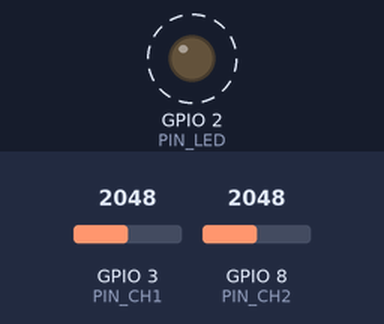
A sketch run on a simulated ESP32-S3. Shown: output pins drawn as LEDs (lit = HIGH). Dashed ring = blinking. The test bench sets the inputs (shaded band); at power-on: GPIO 3 (PIN_CH1) = 2048, GPIO 8 (PIN_CH2) = 2048 (analog values on the 0–4095 scale). WiFi joins after 1.5 s; servers stay silent unless stated; what the sketch prints to the serial monitor is not drawn.

Above: at 1.65 s.
Timing chart, 0 to 4.5 s (numbered marks = the images above):
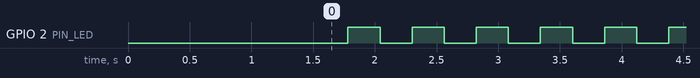

The sketch:

emg_stream_wifi.ino
```cpp
/*
 * emg_stream_wifi.ino — Continuous EMG streaming over WiFi/TCP (and optionally USB serial)
 *
 * Streams both EMG channels at exactly 2000 Hz as ASCII lines:  ch1,ch2\n
 * (raw 12-bit ADC counts 0-4095) — identical wire format to emg_stream.ino, so the
 * existing pyserial/readline() consumer works unchanged via wifi/tcp_receiver.py.
 *
 * Board: ESP32-S3-N16R8.  ESP32 = WiFi station + TCP SERVER on port 5005; the Pi
 * (or PC) connects as a TCP client. Pins GPIO3/GPIO8 are ADC1 -> safe with WiFi on.
 * Prints its DHCP IP over USB Serial on boot and advertises mDNS "esp32.local".
 */

#include <WiFi.h>
#include <ESPmDNS.h>

// ── EDIT THESE ────────────────────────────────────────────────────────────────
#define WIFI_SSID     "your_ssid"     // 2.4 GHz hotspot name
#define WIFI_PASSWORD "your_password" // hotspot password
// NOTE: ESP32-S3 is 2.4 GHz only. Use a 2.4 GHz SSID (not a 5 GHz-only one).

#define MDNS_HOSTNAME "esp32"                 // -> reachable as esp32.local
#define TCP_PORT      5005

// Also echo the stream over USB Serial in addition to WiFi? (de-risks bring-up).
#define ALSO_SERIAL   1

// ── Pin / ADC config ──────────────────────────────────────────────────────────
#define PIN_CH1   3       // ADC1 — safe with WiFi
#define PIN_CH2   8       // ADC1 — safe with WiFi
#define PIN_LED   2

// ── Sampling ──────────────────────────────────────────────────────────────────
#define FS        2000               // Hz
#define PERIOD_US (1000000 / FS)      // 500 µs per sample

// ── Serial (USB) ──────────────────────────────────────────────────────────────
#define BAUD_RATE 921600

// ── TCP batching ──────────────────────────────────────────────────────────────
#define FLUSH_MS  10                  // flush the batch every 10 ms (~20 lines)
#define TX_BUF_SZ 4096

// ── State ─────────────────────────────────────────────────────────────────────
WiFiServer tcpServer(TCP_PORT);
WiFiClient tcpClient;

static unsigned long nextSampleUs = 0;
static unsigned long lastFlushMs  = 0;
static uint32_t      sampleCount  = 0;

static char     txBuf[TX_BUF_SZ];
static size_t   txLen = 0;

static bool     wifiUp = false;

// ── WiFi bring-up (non-fatal: if it fails we still stream over Serial) ─────────
static void connectWiFi() {
  Serial.print("Connecting to WiFi \"");
  Serial.print(WIFI_SSID);
  Serial.print("\" ...");
  WiFi.mode(WIFI_STA);
  WiFi.setSleep(false);               // disable modem sleep -> lower latency
  WiFi.begin(WIFI_SSID, WIFI_PASSWORD);

  unsigned long t0 = millis();
  while (WiFi.status() != WL_CONNECTED && millis() - t0 < 15000) {
    delay(250);
    Serial.print('.');
  }

  if (WiFi.status() == WL_CONNECTED) {
    wifiUp = true;
    Serial.println(" connected.");
    Serial.print("WiFi IP: ");
    Serial.println(WiFi.localIP());
    Serial.print("RSSI = ");
    Serial.println(WiFi.RSSI());
    Serial.print("Hostname = ");
    Serial.println(MDNS_HOSTNAME);

    tcpServer.begin();
    tcpServer.setNoDelay(true);

    if (MDNS.begin(MDNS_HOSTNAME)) {
      MDNS.addService("emg", "tcp", TCP_PORT);
      Serial.print("mDNS responder started: ");
      Serial.print(MDNS_HOSTNAME);
      Serial.println(".local");
    } else {
      Serial.println("mDNS start FAILED (use the raw IP above instead).");
    }
    Serial.print("TCP server listening on port ");
    Serial.println(TCP_PORT);
  } else {
    wifiUp = false;
    Serial.println(" FAILED.");
    Serial.println("Continuing in Serial-only mode. Check SSID/password (2.4 GHz).");
  }
}

// ── Setup ─────────────────────────────────────────────────────────────────────
void setup() {
  Serial.begin(BAUD_RATE);
  pinMode(PIN_LED, OUTPUT);

  analogReadResolution(12);
  analogSetAttenuation(ADC_11db);
  analogSetPinAttenuation(PIN_CH1, ADC_11db);
  analogSetPinAttenuation(PIN_CH2, ADC_11db);

  for (int i = 0; i < 50; i++) {      // warm-up reads to settle the ADC
    analogRead(PIN_CH1);
    analogRead(PIN_CH2);
    delayMicroseconds(100);
  }

  connectWiFi();

  nextSampleUs = micros();
  lastFlushMs  = millis();
}

// Accept / refresh the single TCP client. Non-blocking.
static void serviceClient() {
  if (!tcpClient || !tcpClient.connected()) {
    WiFiClient incoming = tcpServer.available();
    if (incoming) {
      tcpClient = incoming;
      tcpClient.setNoDelay(true);
      Serial.println("TCP client connected.");
      txLen = 0;                       // drop any stale partial batch on reconnect
    }
  }
}

// Flush the accumulated batch to the TCP client WITHOUT blocking the sampler.
// If the socket can't take the whole batch right now, drop it and keep sampling.
static void flushBatch() {
  if (txLen == 0) return;

  // Write the whole batch to the TCP client. Do NOT gate on availableForWrite():
  // on several ESP32 cores it returns 0 even when the socket is healthy, which
  // silently drops every batch -> "connected but no data". write() only blocks
  // briefly while the client (the Pi) is reading, which it always is.
  if (wifiUp && tcpClient && tcpClient.connected()) {
    tcpClient.write((const uint8_t*)txBuf, txLen);
  }

#if ALSO_SERIAL
  Serial.write((const uint8_t*)txBuf, txLen);   // mirror batch to USB serial
#endif

  txLen = 0;
}

// ── Loop ──────────────────────────────────────────────────────────────────────
void loop() {
  // 1) Sample on the exact 500 µs schedule (network must never delay this).
  while ((long)(micros() - nextSampleUs) < 0) { /* busy wait */ }
  nextSampleUs += PERIOD_US;

  int ch1 = analogRead(PIN_CH1);
  int ch2 = analogRead(PIN_CH2);

  // 2) Append "ch1,ch2\n" to the batch buffer (skip if it would overflow).
  if (txLen + 16 < TX_BUF_SZ) {
    txLen += snprintf(txBuf + txLen, TX_BUF_SZ - txLen, "%d,%d\n", ch1, ch2);
  } else {
    txLen = 0;   // safety: should never fill if flushing works; reset if it does
  }

  sampleCount++;

  // 3) Periodically: service the client and flush. Cheap; keeps cadence.
  serviceClient();
  unsigned long nowMs = millis();
  if (nowMs - lastFlushMs >= FLUSH_MS) {
    lastFlushMs = nowMs;
    flushBatch();
  }

  // 4) LED heartbeat: ~2 Hz blink while waiting for a client, ~1 Hz once connected.
  if (wifiUp && (!tcpClient || !tcpClient.connected())) {
    if (sampleCount % (FS / 4) == 0) digitalWrite(PIN_LED, !digitalRead(PIN_LED));
  } else {
    if (sampleCount % FS == 0) digitalWrite(PIN_LED, !digitalRead(PIN_LED));
  }
}
```

Measured:
- by itself, GPIO 2 (PIN_LED): alternates HIGH for 0.26 s and LOW for 0.26 s
